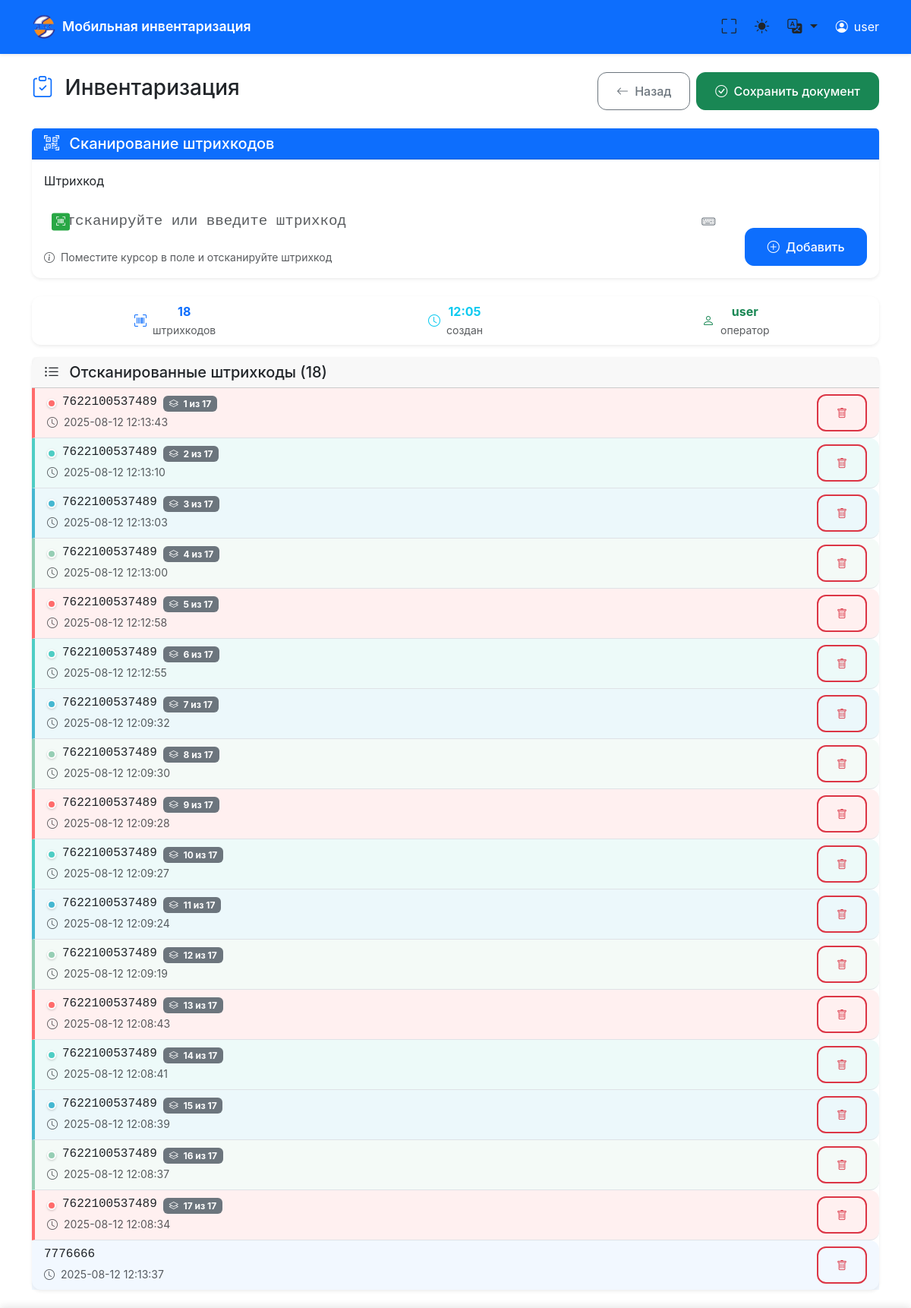
The app's page /scan/6 with its own data.
### tables this page shows
CREATE TABLE users (
            id INTEGER PRIMARY KEY AUTOINCREMENT,
            name TEXT UNIQUE NOT NULL,
            created_at TEXT NOT NULL
        );

CREATE TABLE documents (
            id INTEGER PRIMARY KEY AUTOINCREMENT,
            user_id INTEGER NOT NULL,
            doc_type TEXT NOT NULL,
            status TEXT NOT NULL DEFAULT 'active',
            created_at TEXT NOT NULL,
            closed_at TEXT, comment TEXT DEFAULT '',
            FOREIGN KEY (user_id) REFERENCES users (id)
        );

CREATE TABLE barcodes (
            id INTEGER PRIMARY KEY AUTOINCREMENT,
            document_id INTEGER NOT NULL,
            barcode TEXT NOT NULL,
            created_at TEXT NOT NULL,
            FOREIGN KEY (document_id) REFERENCES documents (id)
        );

### main.py (the view)
@app.get("/scan/{user_id}", response_class=HTMLResponse)
async def scan_page(request: Request, user_id: int):
    conn = get_db_connection()
    cursor = conn.cursor()
    cursor.execute("SELECT * FROM users WHERE id = ?", (user_id,))
    user = cursor.fetchone()
    if not user:
        conn.close()
        raise HTTPException(status_code=404, detail="Пользователь не найден")
    active_doc = get_active_document(user_id)
    if not active_doc:
        conn.close()
        return RedirectResponse(url=f"/dashboard/{user_id}", status_code=303)
    barcodes = get_document_barcodes_sorted(active_doc['id'])
    conn.close()
    current_lang = get_user_language(request)
    locale = load_locale(current_lang)
    return templates.TemplateResponse("scan.html", {
        "request": request,
        "user": dict(user),
        "document": active_doc,
        "barcodes": barcodes,
        "locale": locale,
        "current_lang": current_lang
    })

### templates/scan.html (shortened to what this page needs)
{% extends "base.html" %}
{% block content %}
<div class="row">
    <div class="col-12">
        <div class="d-flex justify-content-between align-items-center mb-4">
            <h1 class="h3">
                {% if document.doc_type == 'Инвентаризация' %}
                    <i class="bi bi-clipboard-check text-primary me-2"></i>
                {% elif document.doc_type == 'Приход' %}
                    <i class="bi bi-box-arrow-in-down text-success me-2"></i>
                {% else %}
                    <i class="bi bi-box-arrow-up text-danger me-2"></i>
                {% endif %}
                {{ document.doc_type }}
            </h1>
            <div class="d-none d-md-flex">
                <a href="/dashboard/{{ user.id }}" class="btn btn-outline-secondary me-2">
                    <i class="bi bi-arrow-left me-1"></i>
                    Назад
                </a>
                <form method="post" action="/close_document/{{ user.id }}" class="d-inline">
                    <button type="submit" class="btn btn-success"
                            onclick="return confirm('Завершить документ и сохранить CSV файл?')">
                        <i class="bi bi-check-circle me-1"></i>
                        Сохранить документ
                    </button>
                </form>
            </div>
        </div>
    </div>
</div>
<div class="row mb-4">
    <div class="col-12">
        <div class="card border-primary">
            <div class="card-header bg-primary text-white">
                <h5 class="mb-0">
                    <i class="bi bi-qr-code-scan me-2"></i>
                    Сканирование штрихкодов
                </h5>
            </div>
            <div class="card-body">
                <form method="post" action="/add_barcode/{{ user.id }}" id="scanForm">
                    <div class="row align-items-end">
                        <div class="col-md-10">
                            <label for="barcode" class="form-label">Штрихкод</label>
                            <div class="position-relative">
                                <input type="text"
                                       class="form-control scanner-input"
                                       id="barcode"
                                       name="barcode"
                                       placeholder="Отсканируйте или введите штрихкод"
                                       required
                                       autofocus
                                       lang="en"
                                       inputmode="text"
                                       autocomplete="off"
                                       spellcheck="false">
                                <div id="input-mode-indicator" class="input-mode-indicator input-mode-hidden">
                                </div>
                                <button type="button" class="keyboard-toggle" id="keyboard-toggle" title="Показать виртуальную клавиатуру">
                                    <i class="bi bi-keyboard"></i>
                                </button>
                            </div>
                            <div class="form-text">
                                <i class="bi bi-info-circle me-1"></i>
                                Поместите курсор в поле и отсканируйте штрихкод
                            </div>
                        </div>
                        <div class="col-md-2">
                            <button type="submit" class="btn btn-primary w-100">
                                <i class="bi bi-plus-circle me-1"></i>
                                Добавить
                            </button>
                        </div>
                    </div>
                </form>
            </div>
        </div>
    </div>
</div>
<div class="row mb-3">
    <div class="col-12">
        <div class="card">
            <div class="card-body py-2">
                <div class="row text-center">
                    <div class="col-4">
                        <div class="d-flex align-items-center justify-content-center">
                            <i class="bi bi-upc-scan text-primary me-2"></i>
                            <div>
                                <strong class="text-primary pulse">{{ barcodes|length }}</strong>
                                <small class="text-muted d-block">штрихкодов</small>
                            </div>
                        </div>
                    </div>
                    <div class="col-4">
                        <div class="d-flex align-items-center justify-content-center">
                            <i class="bi bi-clock text-info me-2"></i>
                            <div>
                                <strong class="text-info">{{ document.created_at[11:16] }}</strong>
                                <small class="text-muted d-block">создан</small>
                            </div>
                        </div>
                    </div>
                    <div class="col-4">
                        <div class="d-flex align-items-center justify-content-center">
                            <i class="bi bi-person text-success me-2"></i>
                            <div>
                                <strong class="text-success">{{ user.name.split()[0] if ' ' in user.name else user.name }}</strong>
                                <small class="text-muted d-block">оператор</small>
                            </div>
                        </div>
                    </div>
                </div>
            </div>
        </div>
    </div>
</div>
{% if barcodes %}
<div class="row mb-4">
    <div class="col-12">
        <div class="card">
            <div class="card-header">
                <h5 class="mb-0">
                    <i class="bi bi-list-ul me-2"></i>
                    Отсканированные штрихкоды ({{ barcodes|length }})
                </h5>
            </div>
            <div class="card-body p-0">
                <div class="list-group list-group-flush">
                    {% for barcode in barcodes %}
                    <div class="list-group-item barcode-item d-flex justify-content-between align-items-center
                                {% if barcode.is_duplicate %}
                                    barcode-duplicate-{{ barcode.color_index }} duplicate
                                {% endif %}">
                        <div class="flex-grow-1">
                            <div class="d-flex align-items-center">
                                {% if barcode.is_duplicate %}
                                    <span class="color-indicator color-indicator-{{ barcode.color_index }}"></span>
                                {% endif %}
                                <h6 class="mb-1 font-monospace me-2">{{ barcode.barcode }}</h6>
                                {% if barcode.is_duplicate %}
                                    <span class="badge bg-secondary text-white">
                                        <i class="bi bi-layers me-1"></i>
                                        {{ barcode.sequence_number }} из {{ barcode.total_count }}
                                    </span>
                                {% endif %}
                            </div>
                            <small class="text-muted">
                                <i class="bi bi-clock me-1"></i>
                                {{ barcode.created_at[:19].replace('T', ' ') }}
                            </small>
                        </div>
                        <div class="d-flex gap-1">
                            <form method="post" action="/delete_barcode/{{ user.id }}" class="d-inline">
                                <button type="submit" class="btn btn-outline-danger btn-sm"
                                        onclick="return confirm('Удалить этот штрихкод?')"
                                        title="Удалить штрихкод">
                                    <i class="bi bi-trash"></i>
                                </button>
                            </form>
                        </div>
                    </div>
                    {% endfor %}
                </div>
            </div>
        </div>
    </div>
</div>
{% endif %}
{% endblock %}

### templates/base.html (shortened to what this page needs)
<!DOCTYPE html>
<html lang="ru" data-bs-theme="light">
<head>
    <link href="https://cdn.jsdelivr.net/npm/bootstrap@5.3.2/dist/css/bootstrap.min.css" rel="stylesheet">
    <link href="https://cdn.jsdelivr.net/npm/bootstrap-icons@1.11.0/font/bootstrap-icons.css" rel="stylesheet">
</head>
<body>
    <nav class="navbar navbar-expand-lg navbar-dark bg-primary">
        <div class="container">
            <div class="d-flex align-items-center">
                <img src="/logo" alt="Логотип" class="logo-svg"
                     style="width: 32px; height: 32px; margin-right: 0.5rem; object-fit: contain;">
                <a class="navbar-brand" href="/">
                    {{ locale.get('app_name', 'Мобильная инвентаризация') }}
                </a>
            </div>
            <div class="d-flex align-items-center">
                <button class="theme-toggle me-2" onclick="toggleFullscreen()" title="Полноэкранный режим">
                    <i class="bi bi-fullscreen" id="fullscreen-icon"></i>
                </button>
                <button class="theme-toggle me-2" onclick="toggleTheme()" title="Переключить тему">
                    <i class="bi bi-sun-fill" id="theme-icon"></i>
                </button>
                <div class="dropdown me-3">
                    <button class="theme-toggle dropdown-toggle" type="button" data-bs-toggle="dropdown" title="Язык">
                        <i class="bi bi-translate"></i>
                    </button>
                </div>
                {% if user %}
                <div class="d-flex align-items-center text-white">
                    <i class="bi bi-person-circle me-2"></i>
                    <span class="d-none d-md-inline">{{ user.name }}</span>
                </div>
                {% endif %}
            </div>
        </div>
    </nav>
    <main class="container mt-4 fade-in">
        {% block content %}{% endblock %}
    </main>
</body>
</html>

### templates/scan.html (style rules this page uses)
.barcode-duplicate-0 { border-left: 4px solid #ff6b6b !important; background-color: rgba(255, 107, 107, 0.1) !important; }
.barcode-duplicate-1 { border-left: 4px solid #4ecdc4 !important; background-color: rgba(78, 205, 196, 0.1) !important; }
.barcode-duplicate-2 { border-left: 4px solid #45b7d1 !important; background-color: rgba(69, 183, 209, 0.1) !important; }
.barcode-duplicate-3 { border-left: 4px solid #96ceb4 !important; background-color: rgba(150, 206, 180, 0.1) !important; }
.barcode-item.duplicate { position: relative; }
.barcode-item.duplicate::before { content: ''; position: absolute; left: 0; top: 0; bottom: 0; width: 4px; border-radius: 2px; }
.color-indicator { width: 12px; height: 12px; border-radius: 50%; display: inline-block; margin-right: 8px; border: 2px solid white; box-shadow: 0 1px 3px rgba(0,0,0,0.2); }
.color-indicator-0 { background-color: #ff6b6b; }
.color-indicator-1 { background-color: #4ecdc4; }
.color-indicator-2 { background-color: #45b7d1; }
.color-indicator-3 { background-color: #96ceb4; }
.keyboard-toggle { position: absolute; right: 10px; top: 50%; transform: translateY(-50%); background: none; border: none; color: #6c757d; font-size: 18px; cursor: pointer; padding: 5px; border-radius: 3px; }
.input-mode-indicator { position: absolute; left: 10px; top: 50%; transform: translateY(-50%); font-size: 12px; padding: 2px 6px; border-radius: 3px; color: white; font-weight: bold; }
.input-mode-scanner { background: #28a745; }

### templates/base.html (style rules this page uses)
:root { --primary-color: #0d6efd; --secondary-color: #6c757d; --success-color: #198754; --danger-color: #dc3545; --warning-color: #ffc107; --info-color: #0dcaf0; --light-color: #f8f9fa; --dark-color: #212529; --border-radius: 0.75rem; --box-shadow: 0 0.125rem 0.25rem rgba(0, 0, 0, 0.075); --box-shadow-lg: 0 0.5rem 1rem rgba(0, 0, 0, 0.15); }
body { font-family: -apple-system, BlinkMacSystemFont, 'Segoe UI', Roboto, 'Helvetica Neue', Arial, sans-serif; line-height: 1.6; -webkit-font-smoothing: antialiased; -moz-osx-font-smoothing: grayscale; padding-bottom: env(safe-area-inset-bottom); padding-top: env(safe-area-inset-top); }
.navbar { box-shadow: var(--box-shadow); padding: 0.75rem 0; position: sticky; top: 0; z-index: 1030; }
.navbar-brand { font-weight: 600; font-size: 1.1rem; }
.logo-svg { width: 32px; height: 32px; margin-right: 0.5rem; color: currentColor; }
.card { border: none; box-shadow: var(--box-shadow); border-radius: var(--border-radius); transition: all 0.2s ease; }
.btn { border-radius: var(--border-radius); font-weight: 500; padding: 0.75rem 1.5rem; transition: all 0.2s ease; }
.form-control, .form-select { border-radius: var(--border-radius); border: 2px solid transparent; background-color: var(--bs-body-bg); transition: all 0.2s ease; }
.scanner-input { font-size: 1.2rem; padding: 1rem; font-family: 'Courier New', monospace; }
.barcode-item { border-left: 4px solid var(--primary-color); background-color: rgba(13, 110, 253, 0.05); border-radius: 0 var(--border-radius) var(--border-radius) 0; transition: all 0.2s ease; }
.theme-toggle { border: none; background: none; color: inherit; font-size: 1.2rem; padding: 0.5rem; border-radius: 50%; transition: all 0.2s ease; }
.fade-in { animation: fadeIn 0.3s ease-in; }
.pulse { animation: pulse 2s infinite; }
.btn-outline-danger { border-width: 2px; font-weight: 600; transition: all 0.3s ease; }

### records on screen
users: name "user"
documents: doc_type "Инвентаризация", created_at "12:05"
barcodes: barcode "7622100537489", sequence_number "1", total_count "17", created_at "2025-08-12 12:13:43"
barcodes: barcode "7622100537489", sequence_number "2", total_count "17", created_at "2025-08-12 12:13:10"
barcodes: barcode "7622100537489", sequence_number "3", total_count "17", created_at "2025-08-12 12:13:03"
barcodes: barcode "7622100537489", sequence_number "4", total_count "17", created_at "2025-08-12 12:13:00"
barcodes: barcode "7622100537489", sequence_number "5", total_count "17", created_at "2025-08-12 12:12:58"
barcodes: barcode "7622100537489", sequence_number "6", total_count "17", created_at "2025-08-12 12:12:55"
barcodes: barcode "7622100537489", sequence_number "7", total_count "17", created_at "2025-08-12 12:09:32"
barcodes: barcode "7622100537489", sequence_number "8", total_count "17", created_at "2025-08-12 12:09:30"
barcodes: barcode "7622100537489", sequence_number "9", total_count "17", created_at "2025-08-12 12:09:28"
barcodes: barcode "7622100537489", sequence_number "10", total_count "17", created_at "2025-08-12 12:09:27"
barcodes: barcode "7622100537489", sequence_number "11", total_count "17", created_at "2025-08-12 12:09:24"
barcodes: barcode "7622100537489", sequence_number "12", total_count "17", created_at "2025-08-12 12:09:19"
barcodes: barcode "7622100537489", sequence_number "13", total_count "17", created_at "2025-08-12 12:08:43"
barcodes: barcode "7622100537489", sequence_number "14", total_count "17", created_at "2025-08-12 12:08:41"
barcodes: barcode "7622100537489", sequence_number "15", total_count "17", created_at "2025-08-12 12:08:39"
barcodes: barcode "7622100537489", sequence_number "16", total_count "17", created_at "2025-08-12 12:08:37"
barcodes: barcode "7622100537489", sequence_number "17", total_count "17", created_at "2025-08-12 12:08:34"
barcodes: barcode "7776666", created_at "2025-08-12 12:13:37"

### other values on screen
{{ locale.get('app_name', 'Мобильная инвентаризация') }} "Мобильная инвентаризация"
{{ barcodes|length }} "18"
